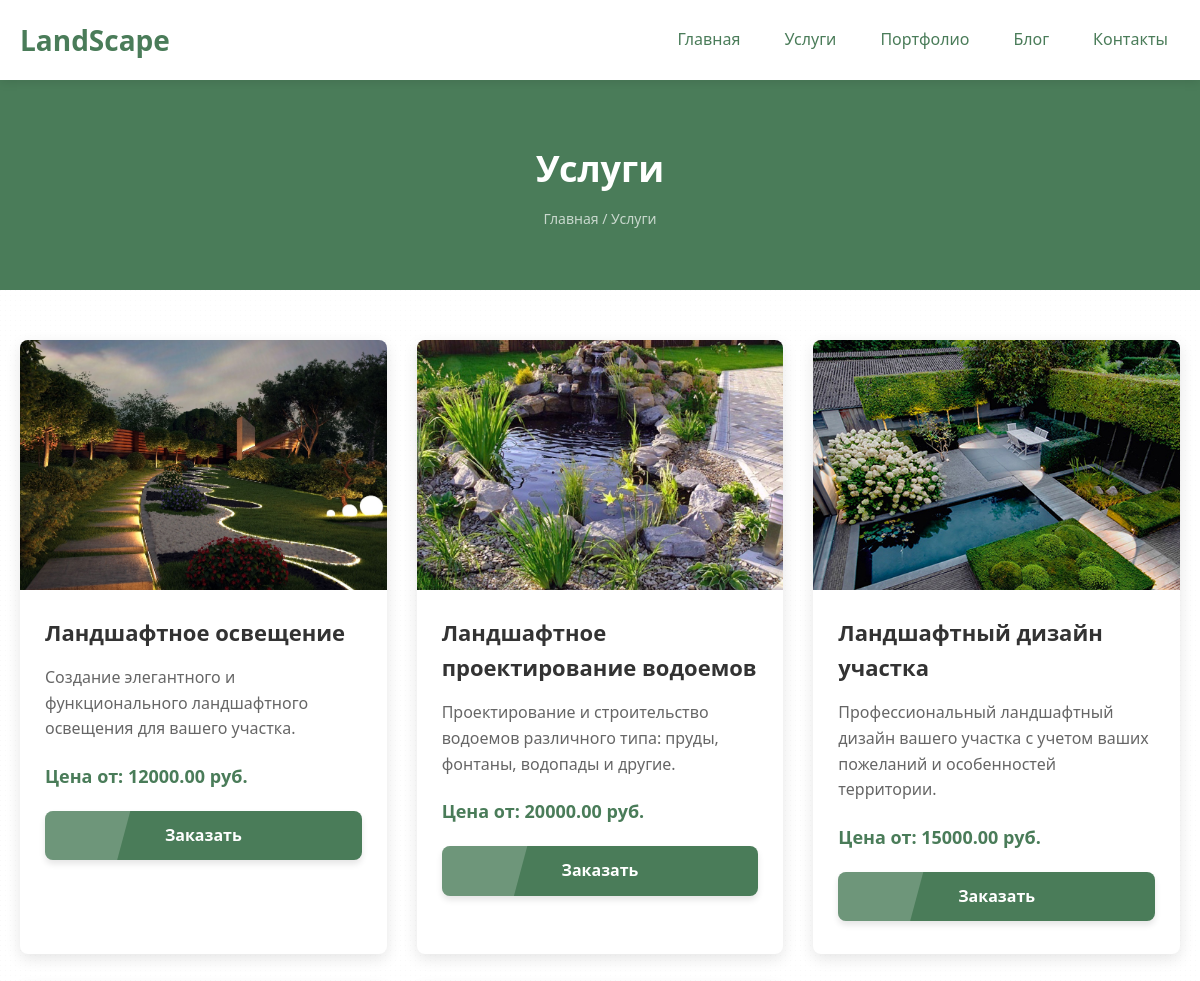
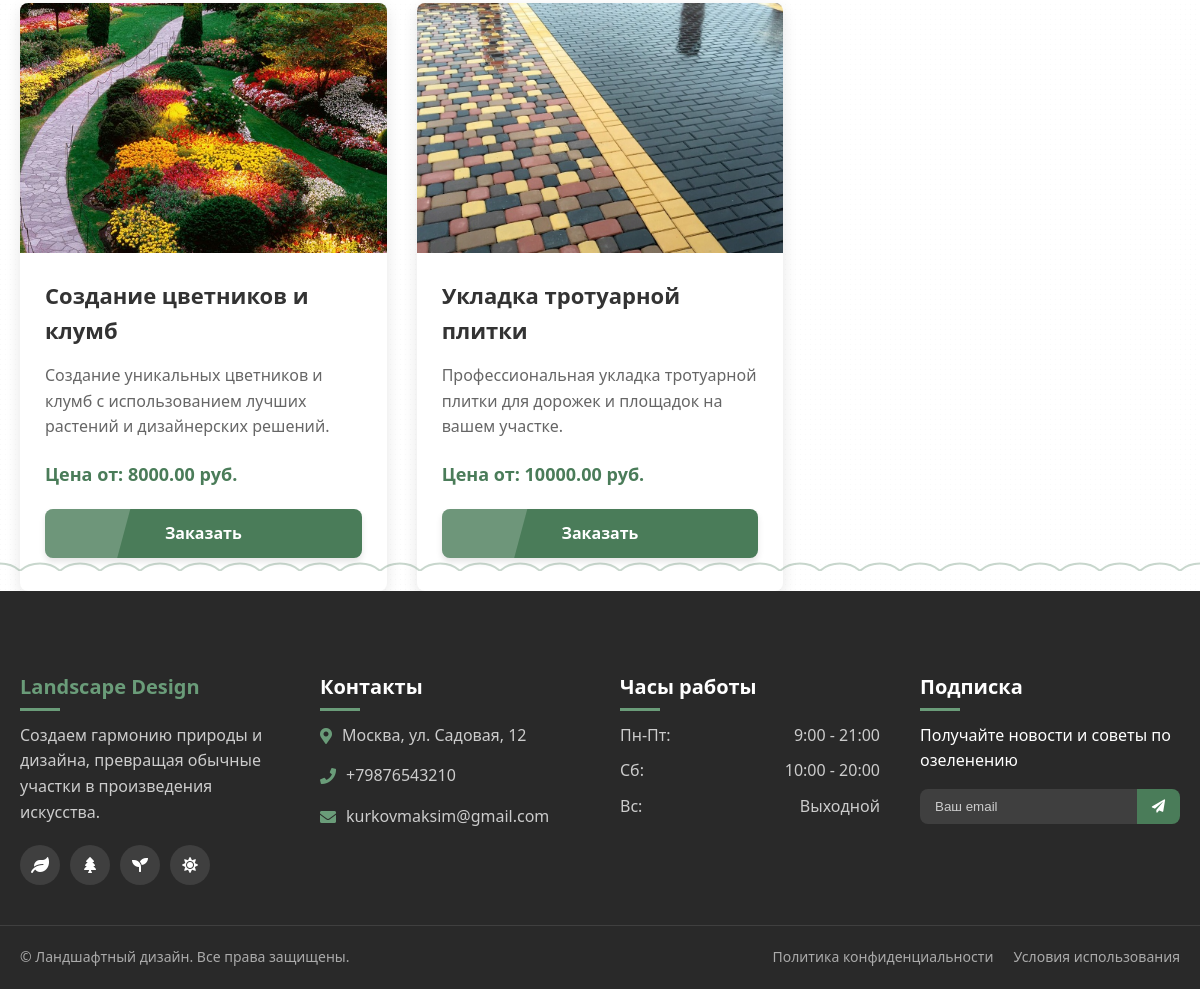
/services/, run on an earlier commit of the app's database (2 pictures, top to bottom).
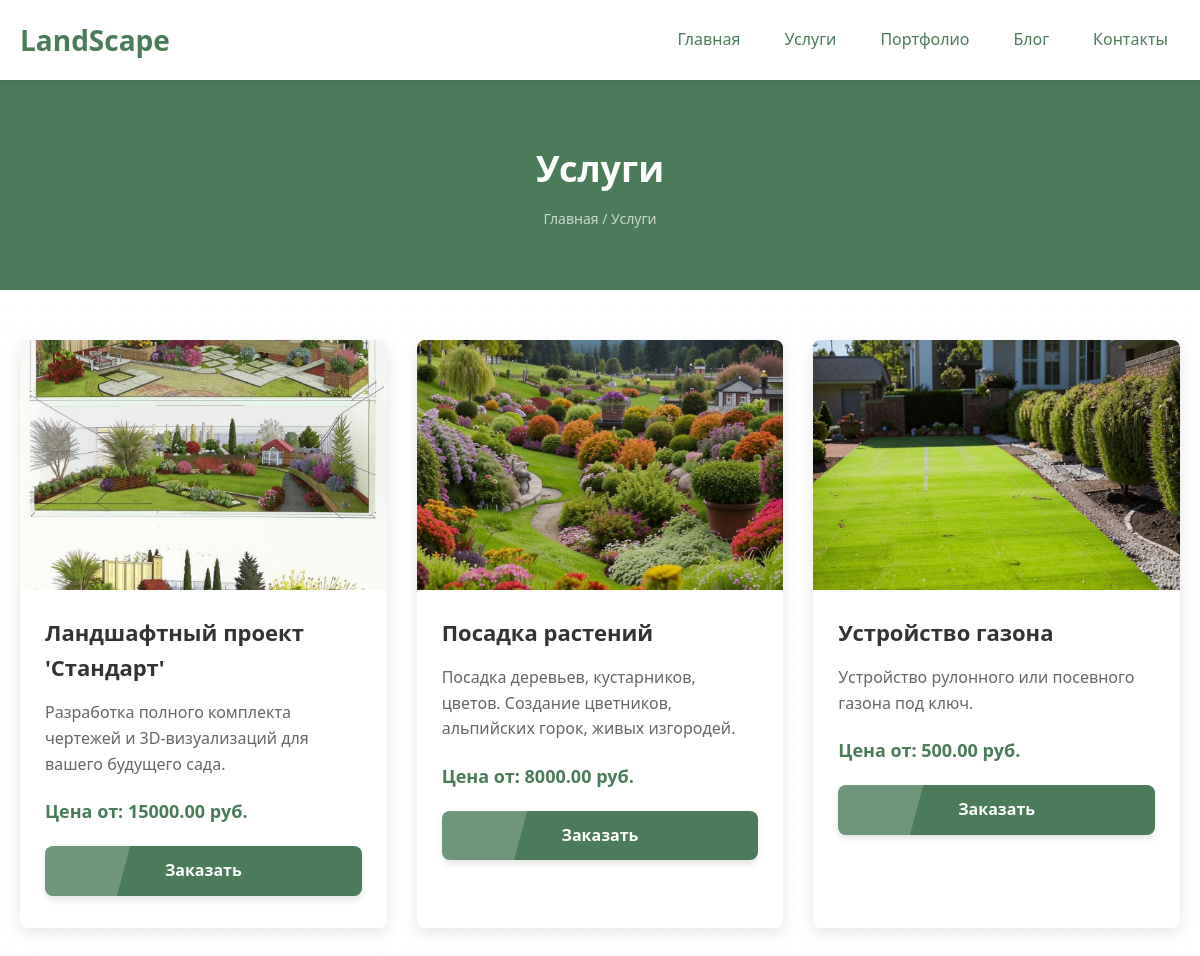
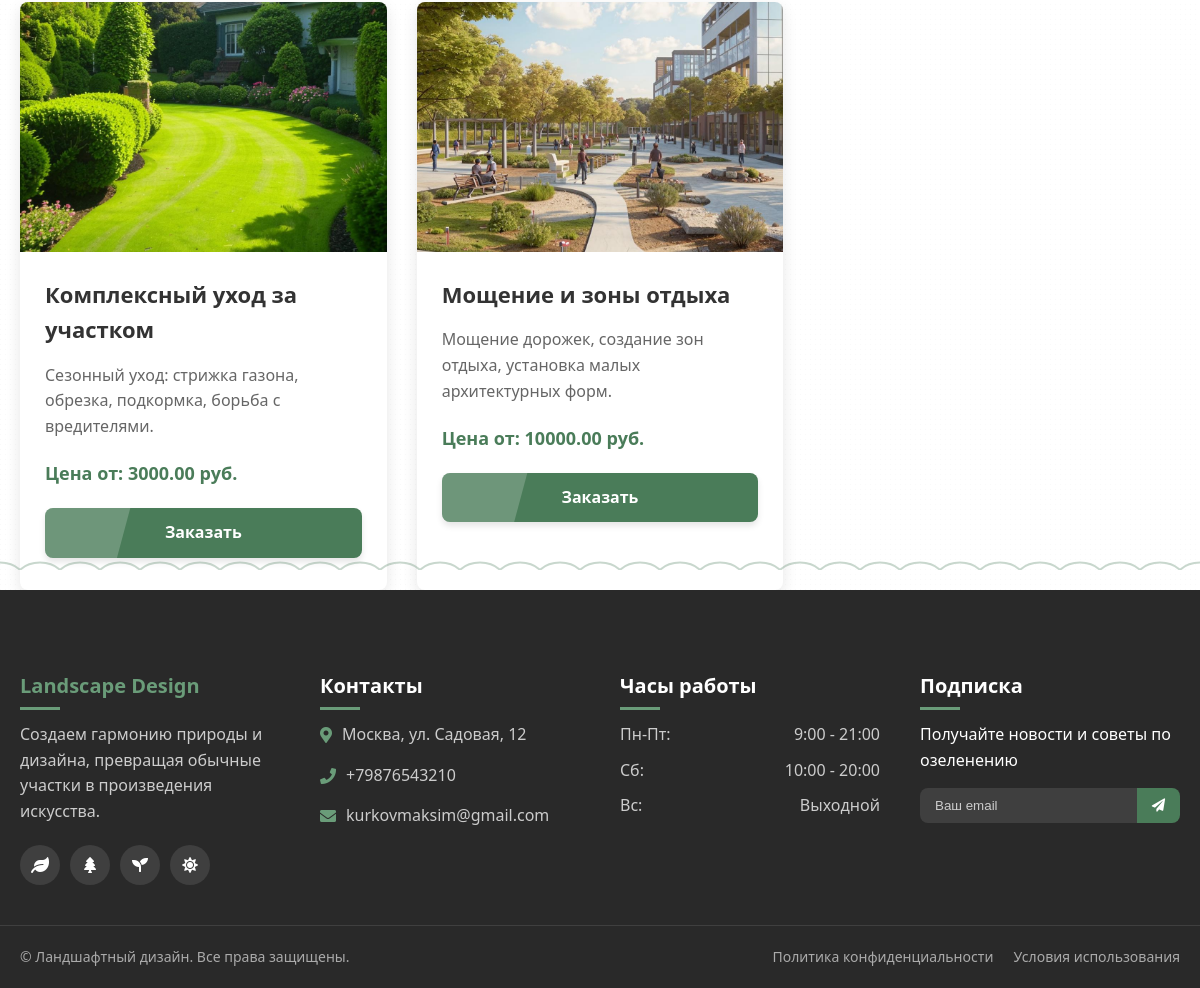
And on a later commit of the database (2 pictures, top to bottom).
### landscape_design_app/models.py (models this page shows, shortened)
class Service(models.Model):
    title = models.CharField(max_length=255, verbose_name="Название услуги")
    description = models.TextField(verbose_name="Описание", blank=True)
    price_from = models.DecimalField(max_digits=10, decimal_places=2, verbose_name="Цена от", null=True, blank=True)
    image = models.ImageField(upload_to='service_images/', verbose_name="Изображение", blank=True, null=True)
    category = models.ForeignKey(
        ServiceCategory,
        on_delete=models.SET_NULL,
        null=True,
        blank=True,
        related_name='services',
        verbose_name="Категория"
    )
    is_active = models.BooleanField(default=True, verbose_name="Активна")
    order = models.PositiveIntegerField(default=0, blank=False, null=False, verbose_name="Порядок")
    class Meta:
        verbose_name = "Услуга"
        verbose_name_plural = "Услуги"
        ordering = ['order', 'title']

### landscape_design_app/views.py (the view)
# urls.py: path('services/', views.services, name='services'),
def services(request):
    services_list = Service.objects.filter(is_active=True)
    categories = ServiceCategory.objects.all()
    return render(request, 'services.html', {'services': services_list, 'categories': categories})

### templates/services.html (shortened to what this page needs)
{% extends 'base.html' %}
{% load static %}
{% block content %}
<main>
    <div class="page-header">
        <h1>Услуги</h1>
        <div class="breadcrumbs">
            <a href="{% url 'index' %}">Главная</a> / <span>Услуги</span>
        </div>
    </div>
    <div class="container">
        <div class="services-grid">
            {% for service in services %}
            <div class="service-card">
                <div class="service-image">
                    {% if service.image %}
                        <img src="{{ service.image.url }}" alt="{{ service.title }}">
                    {% endif %}
                </div>
                <div class="service-content">
                    <h2>{{ service.title }}</h2>
                    <p>{{ service.description }}</p>
                    <div class="service-price">
                        {% if service.price_from %}
                            Цена от: {{ service.price_from }} руб.
                        {% else %}
                             Цена по запросу
                         {% endif %}
                     </div>
                    <a href="{% url 'contacts' %}" class="btn service-btn">Заказать</a>
                </div>
            </div>
            {% empty %}
                <p>В данный момент информация об услугах недоступна.</p>
            {% endfor %}
        </div>
    </div>
</main>
{% endblock %}

### templates/base.html (shortened to what this page needs)
{% load static %}
<!DOCTYPE html>
<html lang="ru">
<head>
    <link rel="stylesheet" href="{% static 'css/style.css' %}">
    <link rel="stylesheet" href="https://cdnjs.cloudflare.com/ajax/libs/font-awesome/5.15.4/css/all.min.css">
</head>
<body>
    <div class="page-wrapper">
        <header>
            <div class="header-container">
                <div class="logo">
                    <a href="{% url 'index' %}"><h2>LandScape</h2></a>
                </div>
                <nav>
                    <ul>
                        <li><a href="{% url 'index' %}">Главная</a></li>
                        <li><a href="{% url 'services' %}">Услуги</a></li>
                        <li><a href="{% url 'portfolio' %}">Портфолио</a></li>
                        <li><a href="{% url 'blog' %}">Блог</a></li>
                        <li><a href="{% url 'contacts' %}">Контакты</a></li>
                    </ul>
                </nav>
            </div>
        </header>
        {% block content %}{% endblock %}
        <footer>
            <div class="footer-leaf-pattern"></div>
            <div class="footer-container">
                <div class="footer-main">
                    <div class="footer-section brand-section">
                        <h3 class="footer-logo">Landscape Design</h3>
                        <p>Создаем гармонию природы и дизайна, превращая обычные участки в произведения искусства.</p>
                        <div class="social-icons">
                            <a href="#" class="social-icon"><i class="fas fa-leaf"></i></a>
                            <a href="#" class="social-icon"><i class="fas fa-tree"></i></a>
                            <a href="#" class="social-icon"><i class="fas fa-seedling"></i></a>
                            <a href="#" class="social-icon"><i class="fas fa-sun"></i></a>
                        </div>
                    </div>
                    <div class="footer-section">
                        <h3>Контакты</h3>
                        <ul class="footer-contact-list">
                            <li><i class="fas fa-map-marker-alt"></i> Москва, ул. Садовая, 12</li>
                            <li><i class="fas fa-phone"></i> +79876543210</li>
                            <li><i class="fas fa-envelope"></i>kurkovmaksim@gmail.com</li>
                        </ul>
                    </div>
                    <div class="footer-section">
                        <h3>Часы работы</h3>
                        <div class="working-hours">
                            <div class="working-day">
                                <span>Пн-Пт:</span>
                                <span>9:00 - 21:00</span>
                            </div>
                            <div class="working-day">
                                <span>Сб:</span>
                                <span>10:00 - 20:00</span>
                            </div>
                            <div class="working-day">
                                <span>Вс:</span>
                                <span>Выходной</span>
                            </div>
                        </div>
                    </div>
                    <div class="footer-section">
                        <h3>Подписка</h3>
                        <p>Получайте новости и советы по озеленению</p>
                        <form class="subscription-form">
                            <input type="email" placeholder="Ваш email" required>
                            <button type="submit"><i class="fas fa-paper-plane"></i></button>
                        </form>
                    </div>
                </div>
            </div>
            <div class="footer-bottom">
                <div class="copyright">&copy; {{ current_year }} Ландшафтный дизайн. Все права защищены.</div>
                <div class="footer-links">
                    <a href="#">Политика конфиденциальности</a>
                    <a href="#">Условия использования</a>
                </div>
            </div>
        </footer>
    </div>
</body>
</html>

What changed in the data, as far as the page shows it:
removed Service: image (picture), title "Ландшафтное освещение", description "Создание элегантного и функционального ландшафтного освещения для вашего участка.", price_from "12000.00"
removed Service: image (picture), title "Ландшафтное проектирование водоемов", description "Проектирование и строительство водоемов различного типа: пруды, фонтаны, водопады и другие.", price_from "20000.00"
removed Service: image (picture), title "Ландшафтный дизайн участка", description "Профессиональный ландшафтный дизайн вашего участка с учетом ваших пожеланий и особенностей территории.", price_from "15000.00"
removed Service: image (picture), title "Создание цветников и клумб", description "Создание уникальных цветников и клумб с использованием лучших растений и дизайнерских решений.", price_from "8000.00"
removed Service: image (picture), title "Укладка тротуарной плитки", description "Профессиональная укладка тротуарной плитки для дорожек и площадок на вашем участке.", price_from "10000.00"
added Service: image (picture), title "Ландшафтный проект 'Стандарт'", description "Разработка полного комплекта чертежей и 3D-визуализаций для вашего будущего сада.", price_from "15000.00"
added Service: image (picture), title "Посадка растений", description "Посадка деревьев, кустарников, цветов. Создание цветников, альпийских горок, живых изгородей.", price_from "8000.00"
added Service: image (picture), title "Устройство газона", description "Устройство рулонного или посевного газона под ключ.", price_from "500.00"
added Service: image (picture), title "Комплексный уход за участком", description "Сезонный уход: стрижка газона, обрезка, подкормка, борьба с вредителями.", price_from "3000.00"
added Service: image (picture), title "Мощение и зоны отдыха", description "Мощение дорожек, создание зон отдыха, установка малых архитектурных форм.", price_from "10000.00"
